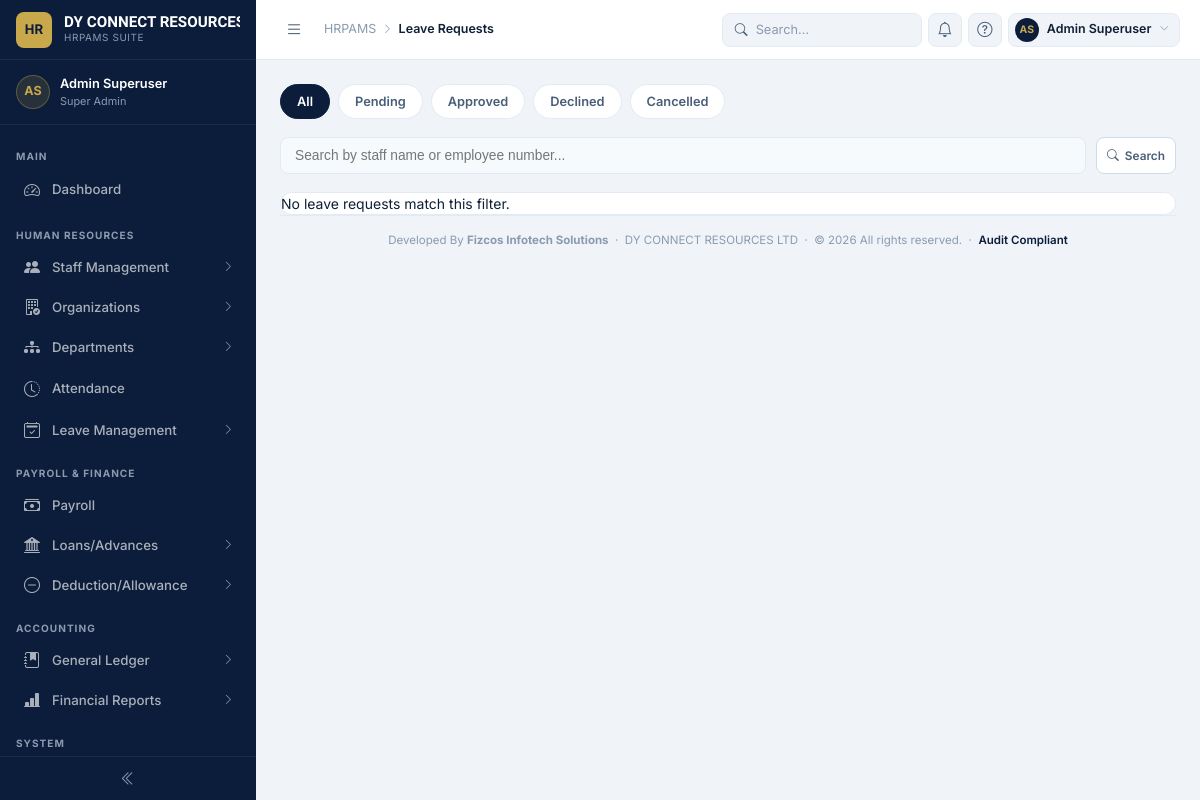
Page /leave/requests/ (signed in) on the earlier database version.
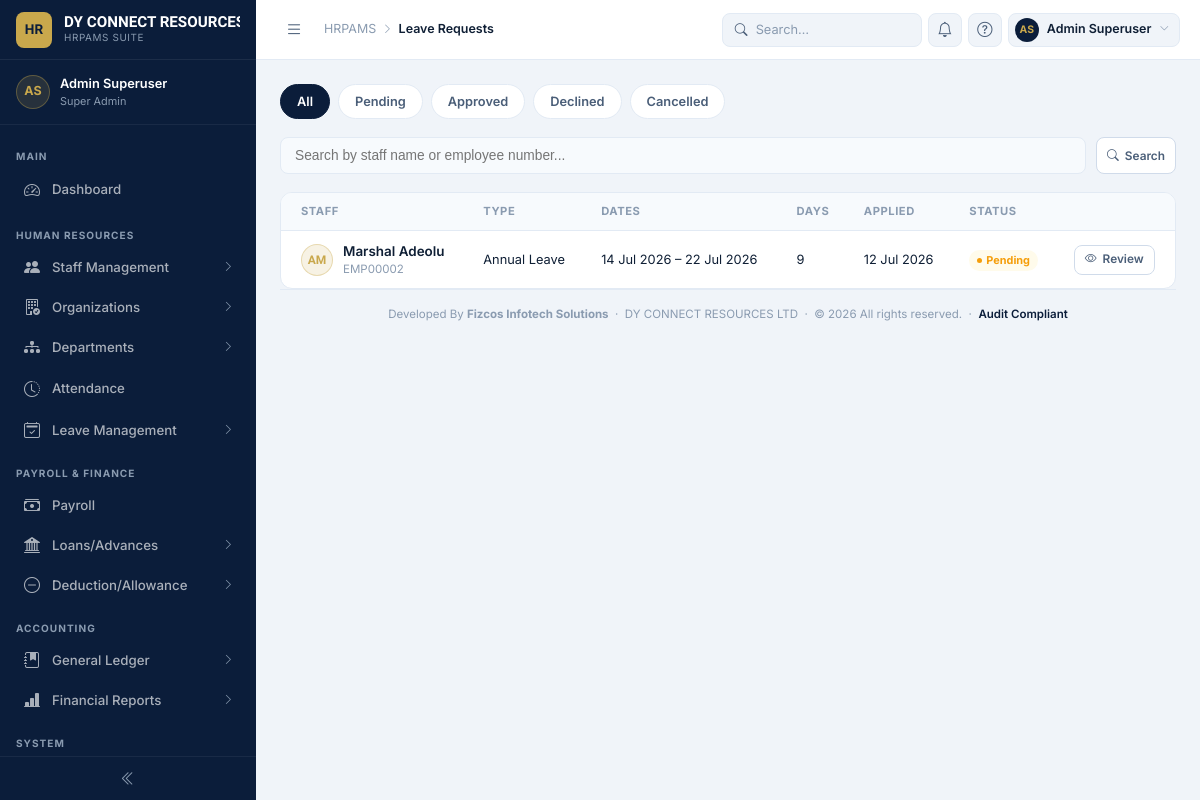
Same page on the later database version.
### leave/models.py (models this page shows, shortened)
class LeaveRequest(models.Model):
    uuid = models.UUIDField(default=uuid_lib.uuid4, editable=False, unique=True, db_index=True)
    staff = models.ForeignKey(Staff, on_delete=models.CASCADE, related_name="leave_requests")
    leave_type = models.ForeignKey(LeaveType, on_delete=models.PROTECT, related_name="requests")
    start_date = models.DateField()
    end_date = models.DateField()
    days_requested = models.PositiveSmallIntegerField(
        editable=False,
        help_text="Snapshotted at submission time — never recalculated retroactively.",
    )
    reason = models.TextField()
    status = models.CharField(
        max_length=12, choices=LeaveRequestStatus.choices, default=LeaveRequestStatus.PENDING
    )
    applied_at = models.DateTimeField(auto_now_add=True)
    reviewed_by = models.ForeignKey(
        settings.AUTH_USER_MODEL, null=True, blank=True, on_delete=models.SET_NULL, related_name="+"
    )
    reviewed_at = models.DateTimeField(null=True, blank=True)
    review_note = models.CharField(max_length=255, blank=True)
    is_active = models.BooleanField(default=True)
    created_at = models.DateTimeField(auto_now_add=True)
    updated_at = models.DateTimeField(auto_now=True)
    created_by = models.ForeignKey(
        settings.AUTH_USER_MODEL, null=True, blank=True, on_delete=models.SET_NULL, related_name="+"
    )
    updated_by = models.ForeignKey(
        settings.AUTH_USER_MODEL, null=True, blank=True, on_delete=models.SET_NULL, related_name="+"
    )
    class Meta:
        ordering = ["-applied_at"]
        indexes = [
            models.Index(fields=["status"]),
            models.Index(fields=["staff", "status"]),
        ]
        verbose_name = "Leave Request"

class LeaveType(models.Model):
    name = models.CharField(max_length=60, unique=True)
    code = models.SlugField(max_length=20, unique=True, help_text="Short code, e.g. 'annual', 'sick'.")
    default_entitlement_days = models.PositiveSmallIntegerField(
        default=0,
        help_text="Days a staff member is entitled to per year for this leave type. "
                   "0 means untracked/unlimited (e.g. Compassionate Leave).",
    )
    requires_note = models.BooleanField(
        default=False,
        help_text="e.g. a medical note for Sick Leave — enforced at the UI level, not the DB level.",
    )
    is_active = models.BooleanField(default=True)
    created_at = models.DateTimeField(auto_now_add=True)
    updated_at = models.DateTimeField(auto_now=True)
    class Meta:
        ordering = ["name"]
        verbose_name = "Leave Type"

### employees/models.py (models this page shows, shortened)
class Staff(models.Model):
    user = models.OneToOneField(
        User,
        on_delete=models.CASCADE,
        related_name="staff_profile",
    )
    uuid = models.UUIDField(
        default=uuid.uuid4,
        editable=False,
        unique=True,
    )
    employee_no = models.CharField(
        max_length=20,
        unique=True,
        db_index=True,
        blank=True,
        help_text="Automatically generated employee number",
    )
    middle_name = models.CharField(
        max_length=50,
        blank=True,
    )
    gender = models.CharField(
        max_length=10,
        choices=Gender.choices,
        default=Gender.MALE,
    )
    date_of_birth = models.DateField()
    state_of_origin = models.CharField(
    max_length=30,
    choices=NigerianState.choices,
    default=NigerianState.SELECT,
)
    nationality = models.CharField(
        max_length=50,
        default="Nigeria",
    )
    marital_status = models.CharField(
        max_length=20,
        choices=MaritalStatus.choices,
        default=MaritalStatus.SINGLE,
    )
    employment_type = models.CharField(
        max_length=20,
        choices=EmploymentType.choices,
        default=EmploymentType.PERMANENT,
    )
    employment_status = models.CharField(
        max_length=20,
        choices=EmploymentStatus.choices,
        default=EmploymentStatus.ACTIVE,
    )
    staff_rank = models.ForeignKey(
        StaffRank,
        on_delete=models.PROTECT,
        related_name="employees",
        blank=True,
        null=True,
    )
    pension_pin = models.CharField(
        max_length=150,
        blank=True,
    )
    custodian_name = models.CharField(
        max_length=150,
        blank=True,
    )
    date_employed = models.DateField()
    confirmation_date = models.DateField(
        blank=True,
        null=True,
    )
    phone_mobile = models.CharField(
        max_length=20,
        blank=True,
    )
    phone_home = models.CharField(
        max_length=20,
        blank=True,
    )
    official_email = models.EmailField(
        blank=True,
    )
    personal_email = models.EmailField(
        blank=True,
    )
    address = models.CharField(
        max_length=255,
        blank=True,
    )
    qualification = models.CharField(
        max_length=150,
        blank=True,
    )
    graduation_year = models.PositiveSmallIntegerField(
        blank=True,
        null=True,
    )
    institution = models.CharField(
        max_length=150,
        blank=True,
    )
    professional_body = models.CharField(
        max_length=150,
        blank=True,
    )
    guarantor_name = models.CharField(
        max_length=150,
        blank=True,
    )
    guarantor_phone = models.CharField(
        max_length=20,
        blank=True,
    )
    guarantor_email = models.EmailField(
        blank=True,
    )
    guarantor_address = models.CharField(
        max_length=255,
        blank=True,
    )
    next_of_kin_name = models.CharField(
        max_length=150,
        blank=True,
    )
    next_of_kin_phone = models.CharField(
        max_length=20,
        blank=True,
    )
    next_of_kin_address = models.CharField(
        max_length=255,
        blank=True,
    )
    notes = models.TextField(
        blank=True,
    )
    is_active = models.BooleanField(
        default=True,
    )
    created = models.DateTimeField(
        auto_now_add=True,
    )
    updated = models.DateTimeField(
        auto_now=True,
    )
    created_by = models.ForeignKey(
        User,
        on_delete=models.SET_NULL,
        related_name="staff_created",
        null=True,
        blank=True,
    )
    updated_by = models.ForeignKey(
        User,
        on_delete=models.SET_NULL,
        related_name="staff_updated",
        null=True,
        blank=True,
    )
    class Meta:
        ordering = (
            "user__last_name",
            "user__first_name",
        )
        verbose_name = "Staff"
        verbose_name_plural = "Staff"
        indexes = [
            models.Index(fields=["employee_no"]),
            models.Index(fields=["employment_status"]),
            models.Index(fields=["date_employed"]),
        ]
    @property
    def full_name(self):
        return " ".join(
            filter(
                None,
                [
                    self.user.last_name,
                    self.user.first_name,
                    self.middle_name,
                ],
            )
        )

### leave/views.py (the view)
# urls.py: path("requests/", LeaveRequestListView.as_view(), name="list"),
class LeaveRequestListView(ManagerRequiredMixin, ListView):
    model = LeaveRequest
    template_name = "leave/request_list.html"
    context_object_name = "requests"
    paginate_by = 20
    def get_queryset(self):
        qs = LeaveRequest.objects.select_related("staff", "staff__user", "leave_type").order_by("-applied_at")
        status = self.request.GET.get("status", "").strip()
        if status in LeaveRequestStatus.values:
            qs = qs.filter(status=status)
        query = self.request.GET.get("q", "").strip()
        if query:
            qs = qs.filter(
                Q(staff__user__first_name__icontains=query)
                | Q(staff__user__last_name__icontains=query)
                | Q(staff__employee_no__icontains=query)
            )
        return qs
    def get_context_data(self, **kwargs):
        ctx = super().get_context_data(**kwargs)
        ctx["page_title"] = "Leave Requests"
        ctx["breadcrumb"] = "Leave Requests"
        ctx["current_status"] = self.request.GET.get("status", "")
        ctx["query"] = self.request.GET.get("q", "")
        ctx["status_choices"] = LeaveRequestStatus.choices
        ctx["pending_count"] = LeaveRequest.objects.filter(status=LeaveRequestStatus.PENDING).count()
        return ctx

### dashboard/context_processors.py (called while the page is built)
def corporate_identity(request):
    try:
        identity = CorporateIdentity.get_default()
    except Exception as exc:
        logger.warning(
            "Unable to load Corporate Identity: %s",
            exc,
        )
        identity = None
    return {
        "corporate_info": identity,
    }

### dashboard/models.py (called while the page is built)
    @classmethod
    def get_default(cls) -> "CorporateIdentity | None":
        return (
            cls.objects.filter(is_default=True).first()
            or cls.objects.first()
        )

### leave/mixins.py (called while the page is built)
    def dispatch(self, request, *args, **kwargs):
        if not request.user.is_authenticated:
            return self.handle_no_permission()
        if not (request.user.is_staff or request.user.is_superuser):
            messages.error(request, "You do not have permission to manage leave requests.")
            raise PermissionDenied
        return super().dispatch(request, *args, **kwargs)

### leave/templates/leave/request_list.html (shortened to what this page needs)
{% extends "dashboard/base.html" %}
{% load static %}
{% block breadcrumb %}<span class="bc-current">Leave Requests</span>{% endblock %}
{% block content %}
<div class="status-tabs">
  <a href="?{% if query %}q={{ query }}{% endif %}" class="status-tab {% if not current_status %}active{% endif %}">All</a>
  {% for value, label in status_choices %}
  <a href="?status={{ value }}{% if query %}&q={{ query }}{% endif %}" class="status-tab {% if current_status == value %}active{% endif %}">
    {{ label }}
  </a>
  {% endfor %}
</div>
<form method="get" class="search-bar">
  <input type="text" name="q" placeholder="Search by staff name or employee number..." value="{{ query }}">
  <button type="submit" class="btn btn-outline btn-sm"><i class="bi bi-search"></i> Search</button>
</form>
<div class="card">
  <div class="card-body" style="padding:0">
    {% if requests %}
    <div class="data-table-wrap">
      <table class="data-table">
        <thead>
          <tr>
            <th>Staff</th><th>Type</th><th>Dates</th><th>Days</th><th>Applied</th><th>Status</th><th></th>
          </tr>
        </thead>
        <tbody>
          {% for r in requests %}
          <tr>
            <td>
              <div class="staff-cell">
                <div class="staff-avatar">{{ r.staff.user.first_name|first|upper }}{{ r.staff.user.last_name|first|upper }}</div>
                <div>
                  <div class="staff-name">{{ r.staff.full_name }}</div>
                  <div class="staff-sub">{{ r.staff.employee_no }}</div>
                </div>
              </div>
            </td>
            <td>{{ r.leave_type.name }}</td>
            <td>{{ r.start_date|date:"d M Y" }} – {{ r.end_date|date:"d M Y" }}</td>
            <td>{{ r.days_requested }}</td>
            <td>{{ r.applied_at|date:"d M Y" }}</td>
            <td>
              <span class="pill {% if r.status == 'Approved' %}active{% elif r.status == 'Declined' %}suspended{% elif r.status == 'Cancelled' %}draft{% else %}pending{% endif %}">
                {{ r.status }}
              </span>
            </td>
            <td>
              <a href="{% url 'leave:detail' uuid=r.uuid %}" class="btn btn-outline btn-sm">
                <i class="bi bi-eye"></i> Review
              </a>
            </td>
          </tr>
          {% endfor %}
        </tbody>
      </table>
    </div>
    {% else %}
    <div class="empty-hint">No leave requests match this filter.</div>
    {% endif %}
  </div>
</div>
{% endblock %}

Differences in the rows shown:
added LeaveRequest: staff.user.first_name|first "A", staff.user.last_name|first "M", staff.full_name "Marshal Adeolu", staff.employee_no "EMP00002", leave_type.name "Annual Leave", start_date "14 Jul 2026", end_date "22 Jul 2026", days_requested "9", applied_at "12 Jul 2026", status "Pending"
Other differences:
text no longer shown: "No leave requests match this filter."
text now shown: "STAFF TYPE DATES DAYS APPLIED STATUS"
